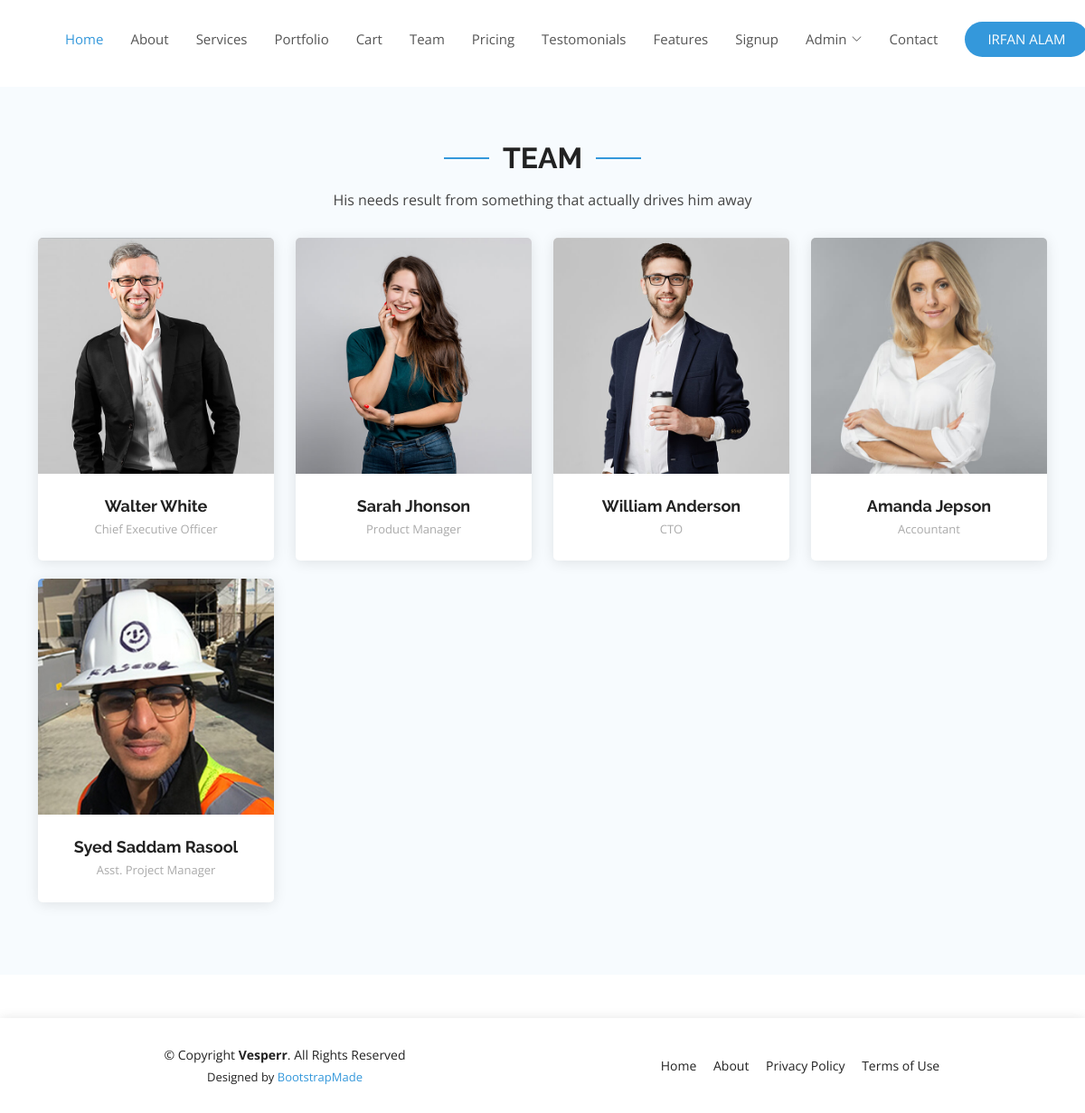
Screenshot of /team (signed in) with the database file from the repository.
### ecommerceapp/models.py (models this page shows, shortened)
class Team(models.Model):
    name=models.CharField(max_length=80)
    desination=models.CharField(max_length=80)
    socialid_linkidin=models.CharField(max_length=150, null=True, blank=True)
    socialid_twitter=models.CharField(max_length=150 ,null=True, blank=True)
    socialid_insta=models.CharField(max_length=150, null=True, blank=True)
    socialid_facebook=models.CharField(max_length=150 ,null=True, blank=True)
    image=models.ImageField(upload_to='team/image')

### ecommerceapp/views.py (the view)
# urls.py: path('team',views.team,name="team"),
def team(request):
    team=Team.objects.all()
    itm={'team':team}
    return render(request,"team.html",itm)

### templates/team.html (shortened to what this page needs)
{% extends 'base.html' %}
{% block body %}
<br/>
<br/>
<br/>
<section id="team" class="team section-bg">
    <div class="container">
      <div class="section-title" data-aos="fade-up">
        <h2>Team</h2>
        <p>His needs result from something that actually drives him away</p>
      </div>
      <div class="row">
        {% for t in team %}
        <div class="col-lg-3 col-md-6 d-flex align-items-stretch">
          <div class="member" data-aos="fade-up" data-aos-delay="100">
            <div class="member-img">
              <img src="{{t.image.url}}" class="img-fluid" alt="">
            </div>
            <div class="member-info">
              <h4>{{t.name}}</h4>
              <span>{{t.desination}}</span>
            </div>
          </div>
        </div>
        {% endfor %}
      </div>
    </div>
  </section>
{% endblock body %}

### templates/base.html (shortened to what this page needs)
{% load static %}
<!DOCTYPE html>
<html lang="en">
<head>
  <link href="{% static 'vendor/aos/aos.css' %}" rel="stylesheet">
  <link href="{% static 'vendor/bootstrap/css/bootstrap.min.css' %}" rel="stylesheet">
  <link href="{% static 'vendor/bootstrap-icons/bootstrap-icons.css' %}" rel="stylesheet">
  <link href="{% static 'vendor/boxicons/css/boxicons.min.css' %}" rel="stylesheet">
  <link href="{% static 'vendor/glightbox/css/glightbox.min.css' %}" rel="stylesheet">
  <link href="{% static 'vendor/remixicon/remixicon.css' %}" rel="stylesheet">
  <link href="{% static 'vendor/swiper/swiper-bundle.min.css' %}" rel="stylesheet">
  <link href="{% static 'css/style.css' %}" rel="stylesheet">
</head>
<body>
  <header id="header" class="fixed-top d-flex align-items-center">
    <div class="container d-flex align-items-center justify-content-between">
      <nav id="navbar" class="navbar">
        <ul>
          <li><a class="nav-link scrollto active" href="/">Home</a></li>
          <li><a class="nav-link scrollto" href="/about">About</a></li>
          <li><a class="nav-link scrollto" href="/services">Services</a></li>
          <li><a class="nav-link scrollto " href="/portfolio">Portfolio</a></li>
          <li><a class="nav-link scrollto" href="/show">Cart</a></li>
          <li><a class="nav-link scrollto" href="/team">Team</a></li>
          <li><a class="nav-link scrollto" href="/price">Pricing</a></li>
          <li><a class="nav-link scrollto" href="/testomonial">Testomonials</a></li>
          <li><a class="nav-link scrollto" href="/features">Features</a></li>
          <li><a class="nav-link scrollto " href="/ecomaut/signup">Signup</a></li>
          <li class="dropdown"><a href="/admin/"><span>Admin</span> <i class="bi bi-chevron-down"></i></a>
          </li>
          <li><a class="nav-link scrollto" href="/contact">Contact</a></li>
          {% if request.user.is_authenticated %}
          <li><a class="getstarted scrollto" href="{% url 'logout' %}"  id='togl'>{{request.user.first_name}}</a>
          </li>
          {% else %}
          <li><a class="getstarted scrollto" href="{% url 'login' %}" >Login</a></li>
          {% endif %}
        </ul>
      </nav>
    </div>
  </header>
  {% block body %}
  {% endblock body %}
  <footer id="footer">
    <div class="container">
      <div class="row d-flex align-items-center">
        <div class="col-lg-6 text-lg-left text-center">
          <div class="copyright">
            &copy; Copyright <strong>Vesperr</strong>. All Rights Reserved
          </div>
          <div class="credits">
            Designed by <a href="https://bootstrapmade.com/">BootstrapMade</a>
          </div>
        </div>
        <div class="col-lg-6">
          <nav class="footer-links text-lg-right text-center pt-2 pt-lg-0">
            <a href="/" class="scrollto">Home</a>
            <a href="/about" class="scrollto">About</a>
            <a href="#">Privacy Policy</a>
            <a href="#">Terms of Use</a>
          </nav>
        </div>
      </div>
    </div>
  </footer>
</body>
</html>

### static/css/style.css (style rules this page uses)
body { font-family: "Open Sans", sans-serif; color: #444444; }
a { color: #3498db; text-decoration: none; }
h1, h2, h3, h4, h5, h6 { font-family: "Raleway", sans-serif; }
#header { z-index: 997; transition: all 0.5s; padding: 22px 0; background: #fff; }
.navbar { padding: 0; }
.navbar ul { margin: 0; padding: 0; display: flex; list-style: none; align-items: center; }
.navbar li { position: relative; }
.navbar a, .navbar a:focus { display: flex; align-items: center; justify-content: space-between; padding: 10px 0 10px 30px; font-size: 15px; font-weight: 400; color: #555555; white-space: nowrap; transition: 0.3s; }
.navbar a i, .navbar a:focus i { font-size: 12px; line-height: 0; margin-left: 5px; }
.navbar a:hover, .navbar .active, .navbar .active:focus, .navbar li:hover>a { color: #3498db; }
.navbar .getstarted, .navbar .getstarted:focus { background: #3498db; padding: 8px 25px; margin-left: 30px; border-radius: 50px; color: #fff; }
section { padding: 60px 0; overflow: hidden; }
.section-bg { background-color: #f7fbfe; }
.section-title { text-align: center; padding-bottom: 30px; }
.section-title h2 { font-size: 32px; font-weight: bold; text-transform: uppercase; position: relative; color: #222222; }
.section-title h2::before, .section-title h2::after { content: ""; width: 50px; height: 2px; background: #3498db; display: inline-block; }
.section-title h2::before { margin: 0 15px 10px 0; }
.section-title h2::after { margin: 0 0 10px 15px; }
.section-title p { margin: 15px 0 0 0; }
.team .member { margin-bottom: 20px; overflow: hidden; text-align: center; border-radius: 5px; background: #fff; box-shadow: 0px 2px 15px rgba(0, 0, 0, 0.1); }
.team .member .member-img { position: relative; overflow: hidden; }
.team .member .member-info { padding: 25px 15px; }
.team .member .member-info h4 { font-weight: 700; margin-bottom: 5px; font-size: 18px; color: #222222; }
.team .member .member-info span { display: block; font-size: 13px; font-weight: 400; color: #aaaaaa; }
#footer { background: #fff; box-shadow: 0px 0px 12px 0px rgba(0, 0, 0, 0.1); padding: 30px 0; color: #222222; font-size: 14px; }
#footer .credits { font-size: 13px; padding-top: 5px; color: #222222; }
#footer .footer-links a { color: #222222; padding-left: 15px; }
#footer .footer-links a:first-child { padding-left: 0; }

### rows the page displays
Team: image (picture), name "Walter White", desination "Chief Executive Officer"
Team: image (picture), name "Sarah Jhonson", desination "Product Manager"
Team: image (picture), name "William Anderson", desination "CTO"
Team: image (picture), name "Amanda Jepson", desination "Accountant"
Team: image (picture), name "Syed Saddam Rasool", desination "Asst. Project Manager"

### other values shown
{{ request.user.first_name }} "IRFAN ALAM"
